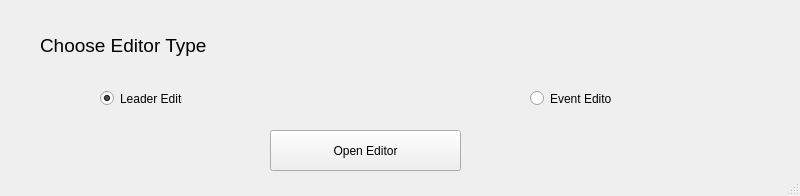
<?xml version="1.0" encoding="UTF-8"?>
<ui version="4.0">
 <class>MainWindow</class>
 <widget class="QMainWindow" name="MainWindow">
  <property name="geometry">
   <rect>
    <x>0</x>
    <y>0</y>
    <width>800</width>
    <height>196</height>
   </rect>
  </property>
  <property name="windowTitle">
   <string>EditorMenu</string>
  </property>
  <widget class="QWidget" name="centralwidget">
   <widget class="QLabel" name="labelSentenceConversation_2">
    <property name="enabled">
     <bool>true</bool>
    </property>
    <property name="geometry">
     <rect>
      <x>40</x>
      <y>30</y>
      <width>371</width>
      <height>31</height>
     </rect>
    </property>
    <property name="font">
     <font>
      <pointsize>14</pointsize>
     </font>
    </property>
    <property name="text">
     <string>Choose Editor Type</string>
    </property>
   </widget>
   <widget class="QRadioButton" name="leaderRadioButton">
    <property name="geometry">
     <rect>
      <x>100</x>
      <y>90</y>
      <width>82</width>
      <height>17</height>
     </rect>
    </property>
    <property name="text">
     <string>Leader Editor</string>
    </property>
    <property name="checked">
     <bool>true</bool>
    </property>
   </widget>
   <widget class="QRadioButton" name="EventRadioButton">
    <property name="geometry">
     <rect>
      <x>530</x>
      <y>90</y>
      <width>82</width>
      <height>17</height>
     </rect>
    </property>
    <property name="text">
     <string>Event Editor</string>
    </property>
   </widget>
   <widget class="QPushButton" name="openEditorButton">
    <property name="geometry">
     <rect>
      <x>270</x>
      <y>130</y>
      <width>191</width>
      <height>41</height>
     </rect>
    </property>
    <property name="text">
     <string>Open Editor</string>
    </property>
   </widget>
  </widget>
  <widget class="QStatusBar" name="statusbar"/>
 </widget>
 <resources/>
 <connections/>
</ui>
